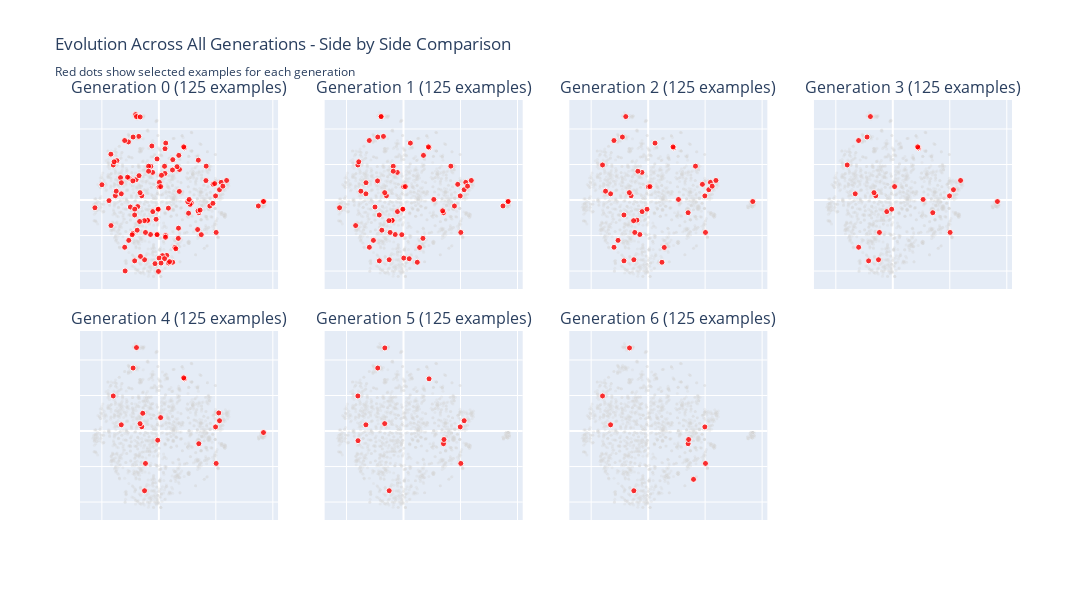

The cell this chart's notebook holds for it:
### Code cell
# Create a static subplot showing all generations side-by-side
from math import ceil

# Calculate subplot layout (try to make it roughly square)
n_gens = len(generation_data)
n_cols = min(4, n_gens)  # Max 4 columns
n_rows = ceil(n_gens / n_cols)

fig_grid = make_subplots(
    rows=n_rows, cols=n_cols,
    subplot_titles=[f'Generation {gen_data["generation"]} ({len(gen_data["example_ids"])} examples)' 
                   for gen_data in generation_data],
    horizontal_spacing=0.05,
    vertical_spacing=0.1
)

# Add traces for each generation
for i, gen_data in enumerate(generation_data):
    row = i // n_cols + 1
    col = i % n_cols + 1
    
    # Background points (all examples)
    fig_grid.add_trace(
        go.Scatter(
            x=tsne_results[:, 0],
            y=tsne_results[:, 1],
            mode='markers',
            marker=dict(
                size=3,
                color='lightgray',
                opacity=0.3
            ),
            showlegend=False,
            hoverinfo='skip'
        ),
        row=row, col=col
    )
    
    # Selected examples for this generation
    if gen_data['coords']:
        coords_array = np.array(gen_data['coords'])
        fig_grid.add_trace(
            go.Scatter(
                x=coords_array[:, 0],
                y=coords_array[:, 1],
                mode='markers',
                marker=dict(
                    size=6,
                    color='red',
                    opacity=0.8,
                    line=dict(width=1, color='white')
                ),
                showlegend=False,
                text=gen_data['example_ids'],
                hovertemplate='<b>Example ID:</b> %{text}<extra></extra>'
            ),
            row=row, col=col
        )

fig_grid.update_layout(
    title='Evolution Across All Generations - Side by Side Comparison<br><sub>Red dots show selected examples for each generation</sub>',
    height=300 * n_rows,
    width=1200,
    showlegend=False
)

# Remove axis labels for cleaner look
fig_grid.update_xaxes(showticklabels=False)
fig_grid.update_yaxes(showticklabels=False)

fig_grid.show()

print(f"Static comparison created showing all {n_gens} generations!")
print("\nEvolution summary:")
print("The algorithm shows convergence behavior:")
print(f"• Started with {generation_data[0]['example_ids'].__len__()} examples in Generation 0")
print(f"• Converged to {generation_data[-1]['example_ids'].__len__()} examples in Generation {generation_data[-1]['generation']}")
print(f"• Reduction ratio: {generation_data[-1]['example_ids'].__len__() / generation_data[0]['example_ids'].__len__():.1%}")
print("• This shows the evolution process is successfully narrowing down to the most relevant examples")

### Figure 1 — Plotly figure (JSON) as saved in the notebook; plotly's stock layout.template omitted (floating-point values rounded to 4 significant figures; data arrays with more than 128 entries replaced by an {"elided": "..."} marker saying what was removed)
{"data": [{"hoverinfo": "skip", "marker": {"color": "lightgray", "opacity": 0.3, "size": 3}, "mode": "markers", "showlegend": false, "type": "scatter", "x": {"elided": "1661 float values"}, "xaxis": "x", "y": {"elided": "1661 float values"}, "yaxis": "y"}, {"hovertemplate": "<b>Example ID:</b> %{text}<extra></extra>", "marker": {"color": "red", "line": {"color": "white", "width": 1}, "opacity": 0.8, "size": 6}, "mode": "markers", "showlegend": false, "text": ["000136", "000333", "000726", "000929", "000129", "000615", "001281", "001541", "001467", "000606", "000279", "000068", "001575", "000917", "001613", "000778", "000456", "000473", "000750", "001585", "001251", "001372", "001410", "000411", "000766", "000351", "001628", "000781", "000055", "002260", "000462", "000968", "000376", "000121", "001167", "000207", "000929", "000120", "000296", "002022", "001697", "000158", "002168", "001711", "001312", "002134", "000352", "001026", "001017", "002026", "002350", "000674", "001216", "000436", "001323", "002024", "001956", "000390", "000345", "001396", "001962", "001948", "001153", "000353", "001530", "002213", "000324", "001066", "001013", "001301", "001227", "002327", "000111", "000495", "002099", "000436", "000132", "001888", "002312", "001453", "000748", "001997", "000214", "001059", "000614", "001302", "001434", "000436", "001575", "000830", "000870", "002099", "000910", "000507", "001378", "001363", "001370", "001939", "000875", "000378", "000464", "001723", "001538", "001981", "002237", "001491", "001786", "000733", "002139", "000991", "002329", "002346", "002372", "000939", "002240", "001063", "001746", "001106", "001071", "000484", "000274", "000647", "000614", "001508", "001554"], "type": "scatter", "x": [-9.868, 17.06, -41.99, -7.306, 14.13, -43.74, 12.11, 14.91, 8.472, -26.08, -1.929, 6.956, 17.51, 6.038, -3.363, -1.502, -26.69, -17.6, 9.4, 3.141, 0.2143, 5.007, 1.913, 18.1, -26.41, -9.936, -2.428, -5.278, 15.93, 5.88, 5.801, -0.3689, 17.22, 34.04, -27.5, -12.78, 44.7, -40.02, 54.62, 8.364, 37.21, 47.43, -33.6, 5.343, 87.28, -49.94, -22.8, -19.97, 49.76, -19.01, 41.52, 17.97, -19.64, -56.09, -17.39, -20.4, -14.99, -29.97, 0.1803, -16.87, 22.42, -12.56, 28.48, 35.06, -29.58, 27.38, 25.39, 50.29, -5.455, 26.06, -0.9847, 0.4454, -42.08, -36.79, -38.19, 34.34, 34.64, -32.98, 53.21, -22.8, -0.5298, 91.78, -32.91, -18.32, 1.582, 11.96, -7.076, -37.39, -18.54, 41.32, 47.58, -19.64, -16.51, -9.023, 56.18, 2.275, -25.01, 36.18, -6.128, 5.411, -21.18, 12.24, 4.99, -22.6, -21.23, -16.12, -11.75, 21.82, -39.24, -9.013, -30.0, -23.41, -21.26, 48.97, 26.58, -1.592, 91.78, -16.36, 59.47], "xaxis": "x", "y": [-11.32, -21.59, -14.38, -19.41, -26.71, -0.3407, -35.05, -27.44, -35.43, 12.39, -19.32, -31.19, 25.16, 32.06, -35.82, -19.51, 32.71, 35.84, -34.71, -31.32, -32.69, -33.05, -35.5, 17.21, -22.72, -11.5, -10.83, -6.516, 18.76, -20.04, -20.95, -40.2, -15.83, -16.62, 12.9, -11.63, -3.36, 19.74, 9.968, -4.56, -19.5, -1.854, 12.61, 14.95, -3.339, 8.609, -18.73, 11.5, 2.327, -16.98, 19.08, 4.832, 47.0, -4.348, 13.72, 48.11, 2.408, -26.6, 7.439, -12.08, 29.4, -33.63, -1.685, -7.144, -39.94, -2.45, -0.9642, -18.25, 15.57, -7.425, -5.161, 9.957, 25.83, 22.17, 2.423, -6.076, 22.45, 3.496, 5.811, 10.78, -5.162, -0.8477, 9.743, 47.03, 7.568, 16.92, 18.97, 4.995, -3.682, 10.95, 8.836, 47.0, 4.167, 19.04, 7.802, 13.93, -3.935, -5.669, 30.42, 28.87, -5.153, 22.74, 19.01, 35.47, -34.25, -31.74, -18.26, 29.94, 21.54, 16.22, 33.51, -19.57, -8.412, 9.246, 0.3212, 23.16, -0.8477, 46.79, 11.02], "yaxis": "y"}, {"hoverinfo": "skip", "marker": {"color": "lightgray", "opacity": 0.3, "size": 3}, "mode": "markers", "showlegend": false, "type": "scatter", "x": {"elided": "1661 float values"}, "xaxis": "x2", "y": {"elided": "1661 float values"}, "yaxis": "y2"}, {"hovertemplate": "<b>Example ID:</b> %{text}<extra></extra>", "marker": {"color": "red", "line": {"color": "white", "width": 1}, "opacity": 0.8, "size": 6}, "mode": "markers", "showlegend": false, "text": ["000778", "000456", "000473", "000750", "001585", "000778", "000456", "000473", "000750", "001585", "001302", "001434", "000436", "001575", "000830", "001063", "001746", "001106", "001071", "000484", "001491", "001786", "000733", "000121", "000991", "000351", "000324", "001066", "000055", "002260", "002329", "000324", "001066", "000939", "002240", "002350", "000674", "001216", "000436", "001323", "002329", "002346", "002372", "000939", "000129", "002213", "000324", "001066", "001013", "001301", "000778", "000456", "000473", "000750", "001585", "001363", "001370", "001939", "000875", "000378", "000748", "001997", "000214", "001059", "000614", "001227", "002327", "000111", "000495", "002099", "001227", "002327", "000390", "000495", "002099", "001227", "002327", "000111", "000495", "002099", "002213", "000324", "001066", "001013", "001301", "000778", "000456", "000473", "000750", "001585", "001491", "001786", "000733", "000121", "000991", "002213", "000324", "001066", "001013", "001301", "002329", "001372", "001410", "000411", "000766", "000351", "001628", "000781", "000055", "002260", "001227", "002327", "000390", "000495", "002099", "001302", "001434", "000111", "000495", "002099", "002329", "000324", "001066", "000939", "002240"], "type": "scatter", "x": [-9.868, 17.06, -41.99, -7.306, 14.13, 12.11, 17.51, 6.038, -1.502, -17.6, 0.2143, 5.007, -26.41, -9.936, -5.278, -12.78, 44.7, -40.02, 54.62, 87.28, 49.76, -19.01, 41.52, -19.64, -56.09, -14.99, -29.97, 0.1803, 22.42, -12.56, 35.06, 50.29, -5.455, -0.9847, 34.34, -32.98, 53.21, -22.8, -0.5298, 91.78, -32.91, 1.582, -37.39, 47.58, -19.64, -16.51, -9.023, 56.18, -25.01, -22.6, -21.23, -11.75, 21.82, -39.24, -9.013, -30.0, -21.26, 26.58, 91.78, 59.47], "xaxis": "x2", "y": [-11.32, -21.59, -14.38, -19.41, -26.71, -35.05, 25.16, 32.06, -19.51, 35.84, -32.69, -33.05, -22.72, -11.5, -6.516, -11.63, -3.36, 19.74, 9.968, -3.339, 2.327, -16.98, 19.08, 47.0, -4.348, 2.408, -26.6, 7.439, 29.4, -33.63, -7.144, -18.25, 15.57, -5.161, -6.076, 3.496, 5.811, 10.78, -5.162, -0.8477, 9.743, 7.568, 4.995, 8.836, 47.0, 4.167, 19.04, 7.802, -3.935, 35.47, -34.25, -18.26, 29.94, 21.54, 16.22, 33.51, -8.412, 0.3212, -0.8477, 11.02], "yaxis": "y2"}, {"hoverinfo": "skip", "marker": {"color": "lightgray", "opacity": 0.3, "size": 3}, "mode": "markers", "showlegend": false, "type": "scatter", "x": {"elided": "1661 float values"}, "xaxis": "x3", "y": {"elided": "1661 float values"}, "yaxis": "y3"}, {"hovertemplate": "<b>Example ID:</b> %{text}<extra></extra>", "marker": {"color": "red", "line": {"color": "white", "width": 1}, "opacity": 0.8, "size": 6}, "mode": "markers", "showlegend": false, "text": ["000748", "001997", "000214", "001059", "000614", "000748", "001997", "000214", "001059", "000614", "002213", "000324", "001066", "001013", "001301", "002213", "000324", "001066", "001013", "001301", "002329", "002346", "002372", "000939", "000129", "001302", "001434", "000111", "000495", "002099", "000748", "001997", "000214", "001059", "000614", "002329", "000324", "001066", "000939", "002240", "002329", "002346", "002372", "000939", "000129", "001491", "001786", "000733", "000121", "000991", "002213", "000324", "001216", "000436", "001301", "002329", "001372", "001066", "000411", "000766", "002329", "000456", "000473", "000939", "000129", "001302", "001434", "000111", "000495", "002099", "000748", "001997", "000214", "001059", "000614", "000778", "000456", "000473", "000750", "001585", "002329", "000324", "001066", "000939", "002240", "002213", "000324", "001066", "001013", "001301", "000351", "000324", "001066", "000055", "002260", "002213", "000324", "001066", "001013", "001301", "002213", "000324", "001066", "001013", "001301", "000748", "001997", "000214", "001059", "000614", "000748", "001997", "000214", "001059", "000614", "001491", "001786", "000733", "000121", "000991", "002213", "000324", "001066", "001013", "001301"], "type": "scatter", "x": [-9.868, -7.306, 14.13, 12.11, 6.038, -26.41, -5.278, -12.78, -40.02, 54.62, 49.76, 41.52, -19.64, -14.99, -29.97, 0.1803, 22.42, -12.56, 35.06, 50.29, -5.455, -0.9847, -32.98, 53.21, 1.582, -37.39, 47.58, -16.51, 56.18, -22.6, -21.23, -11.75, 21.82, -9.013, -30.0, -21.26, 26.58, 91.78, 59.47], "xaxis": "x3", "y": [-11.32, -19.41, -26.71, -35.05, 32.06, -22.72, -6.516, -11.63, 19.74, 9.968, 2.327, 19.08, 47.0, 2.408, -26.6, 7.439, 29.4, -33.63, -7.144, -18.25, 15.57, -5.161, 3.496, 5.811, 7.568, 4.995, 8.836, 4.167, 7.802, 35.47, -34.25, -18.26, 29.94, 16.22, 33.51, -8.412, 0.3212, -0.8477, 11.02], "yaxis": "y3"}, {"hoverinfo": "skip", "marker": {"color": "lightgray", "opacity": 0.3, "size": 3}, "mode": "markers", "showlegend": false, "type": "scatter", "x": {"elided": "1661 float values"}, "xaxis": "x4", "y": {"elided": "1661 float values"}, "yaxis": "y4"}, {"hovertemplate": "<b>Example ID:</b> %{text}<extra></extra>", "marker": {"color": "red", "line": {"color": "white", "width": 1}, "opacity": 0.8, "size": 6}, "mode": "markers", "showlegend": false, "text": ["002329", "000324", "001066", "000939", "002240", "002329", "001372", "001066", "000411", "000766", "000748", "001997", "000214", "000121", "000991", "002329", "000456", "000473", "000939", "000129", "002329", "000324", "001066", "000939", "002240", "002213", "000324", "001066", "001013", "001301", "002329", "002346", "002372", "000939", "000129", "002329", "000456", "000473", "000939", "000129", "002329", "000324", "001066", "000939", "002240", "002329", "000324", "001066", "000939", "002240", "002329", "001372", "001066", "000411", "000766", "002329", "002346", "002372", "000939", "000129", "002329", "002346", "002372", "000939", "000129", "002173", "000324", "001066", "001013", "001301", "002329", "002346", "000214", "000939", "000129", "002213", "000324", "001066", "000411", "000766", "000748", "001997", "000214", "001059", "000614", "002173", "000324", "001066", "001013", "001301", "002329", "000324", "001066", "000939", "002240", "002329", "002346", "000214", "000939", "000129", "002329", "002346", "000214", "000939", "000129", "000748", "001997", "000214", "001059", "000614", "000748", "000324", "001066", "001013", "000614", "002329", "002346", "002372", "000939", "000129", "002329", "002346", "001066", "000939", "000129"], "type": "scatter", "x": [-5.278, -40.02, 49.76, -19.64, -14.99, -29.97, 22.42, -12.56, 35.06, 50.29, -0.9847, 22.47, -32.98, 53.21, 1.582, -16.51, -22.6, -21.23, -11.75, 21.82, -30.0, 26.58, 91.78, 59.47], "xaxis": "x4", "y": [-6.516, 19.74, 2.327, 47.0, 2.408, -26.6, 29.4, -33.63, -7.144, -18.25, -5.161, 29.35, 3.496, 5.811, 7.568, 4.167, 35.47, -34.25, -18.26, 29.94, 33.51, 0.3212, -0.8477, 11.02], "yaxis": "y4"}, {"hoverinfo": "skip", "marker": {"color": "lightgray", "opacity": 0.3, "size": 3}, "mode": "markers", "showlegend": false, "type": "scatter", "x": {"elided": "1661 float values"}, "xaxis": "x5", "y": {"elided": "1661 float values"}, "yaxis": "y5"}, {"hovertemplate": "<b>Example ID:</b> %{text}<extra></extra>", "marker": {"color": "red", "line": {"color": "white", "width": 1}, "opacity": 0.8, "size": 6}, "mode": "markers", "showlegend": false, "text": ["002329", "000324", "001066", "000939", "002240", "002329", "002346", "002372", "000939", "000129", "002329", "000456", "000473", "000939", "000129", "002329", "002346", "002372", "000939", "000129", "002329", "002346", "001066", "000939", "000129", "002329", "002346", "001066", "000939", "000129", "002329", "002346", "002372", "000939", "000129", "002329", "000456", "000473", "000939", "000129", "000748", "001997", "000214", "001336", "000614", "000748", "001997", "000214", "001336", "000614", "002329", "000324", "001066", "000939", "002240", "002329", "000324", "001066", "000411", "000766", "002329", "000324", "001066", "000939", "000129", "002329", "002346", "001066", "000939", "000129", "002329", "002346", "002372", "000939", "000129", "002329", "002346", "001066", "000939", "000129", "002329", "000324", "001066", "000939", "002240", "002329", "002346", "000214", "000939", "000129", "002329", "002346", "001066", "000939", "000129", "002329", "000324", "001066", "000939", "002240", "002329", "002346", "002372", "000939", "000129", "002329", "002346", "002372", "000939", "000129", "002329", "002346", "000667", "000939", "000129", "002213", "000324", "001066", "000939", "000129", "002329", "000324", "001066", "000939", "000129"], "type": "scatter", "x": [-40.02, 52.57, 49.76, -19.64, -14.99, 22.42, -12.56, 35.06, 50.29, -0.9847, -32.98, 53.21, 1.582, -14.12, -16.51, -22.6, -11.75, 21.82, 91.78], "xaxis": "x5", "y": [19.74, 10.19, 2.327, 47.0, 2.408, 29.4, -33.63, -7.144, -18.25, -5.161, 3.496, 5.811, 7.568, 9.993, 4.167, 35.47, -18.26, 29.94, -0.8477], "yaxis": "y5"}, {"hoverinfo": "skip", "marker": {"color": "lightgray", "opacity": 0.3, "size": 3}, "mode": "markers", "showlegend": false, "type": "scatter", "x": {"elided": "1661 float values"}, "xaxis": "x6", "y": {"elided": "1661 float values"}, "yaxis": "y6"}, {"hovertemplate": "<b>Example ID:</b> %{text}<extra></extra>", "marker": {"color": "red", "line": {"color": "white", "width": 1}, "opacity": 0.8, "size": 6}, "mode": "markers", "showlegend": false, "text": ["002329", "002346", "002372", "000939", "000129", "002329", "002346", "002372", "000939", "000129", "002329", "002346", "002372", "000939", "000129", "002329", "002346", "002372", "000939", "000129", "002329", "002346", "002372", "000939", "000129", "002329", "002346", "001066", "000939", "000129", "002329", "002346", "001066", "000939", "000129", "002329", "002346", "002372", "000939", "000129", "002329", "002346", "000767", "000939", "000129", "002329", "002346", "001066", "000939", "000129", "002329", "002346", "002372", "000939", "000129", "002329", "002346", "001066", "000939", "000129", "002329", "002346", "001066", "000939", "000129", "002329", "000324", "000473", "000939", "000129", "002329", "002346", "001066", "000939", "000129", "002329", "002346", "002372", "000939", "000129", "002329", "002346", "001066", "000939", "000129", "002329", "000324", "001066", "000939", "002240", "002329", "000456", "000473", "000939", "000129", "002329", "002243", "000464", "000939", "000129", "002329", "002346", "002372", "000939", "000129", "002329", "002346", "002372", "000939", "000129", "002329", "002346", "002372", "000939", "000129", "002329", "002346", "001066", "000939", "000129", "002329", "000456", "000473", "000939", "000129"], "type": "scatter", "x": [-40.02, 49.76, 22.42, -12.56, 35.06, 50.29, -32.98, 53.21, -16.51, 35.52, -22.6, -39.9, -16.36], "xaxis": "x6", "y": [19.74, 2.327, 29.4, -33.63, -7.144, -18.25, 3.496, 5.811, 4.167, -4.758, 35.47, -5.435, 46.79], "yaxis": "y6"}, {"hoverinfo": "skip", "marker": {"color": "lightgray", "opacity": 0.3, "size": 3}, "mode": "markers", "showlegend": false, "type": "scatter", "x": {"elided": "1661 float values"}, "xaxis": "x7", "y": {"elided": "1661 float values"}, "yaxis": "y7"}, {"hovertemplate": "<b>Example ID:</b> %{text}<extra></extra>", "marker": {"color": "red", "line": {"color": "white", "width": 1}, "opacity": 0.8, "size": 6}, "mode": "markers", "showlegend": false, "text": ["002329", "002346", "002372", "000939", "000129", "002329", "002346", "002372", "000939", "000129", "002329", "002346", "002372", "000939", "000129", "002329", "002346", "002372", "000939", "000129", "002329", "002346", "002372", "000939", "000129", "002329", "002346", "002372", "000939", "002192", "002329", "002346", "002372", "000939", "000129", "002329", "002346", "002372", "000939", "000129", "002329", "002346", "002372", "000939", "000129", "002329", "002346", "002372", "000939", "000129", "002329", "002346", "002372", "000939", "000129", "002329", "002346", "002372", "000939", "000129", "002329", "002346", "002372", "000939", "000129", "002329", "002346", "002372", "000939", "000129", "002329", "002346", "002372", "000939", "000129", "002329", "002346", "002372", "000939", "000129", "002329", "002346", "002372", "000939", "000129", "002329", "002346", "002372", "000939", "000129", "002329", "002346", "001066", "000939", "000129", "002329", "002346", "002372", "000939", "000129", "002329", "002346", "002372", "000939", "000129", "002329", "002346", "002372", "000939", "000129", "002329", "002346", "001066", "000939", "000129", "002329", "002346", "002372", "000939", "000129", "002329", "002243", "000464", "000939", "000129"], "type": "scatter", "x": [-40.02, 49.76, 39.8, -12.56, 35.06, 50.29, -32.98, 35.52, -16.36], "xaxis": "x7", "y": [19.74, 2.327, -27.21, -33.63, -7.144, -18.25, 3.496, -4.758, 46.79], "yaxis": "y7"}], "layout": {"annotations": [{"font": {"size": 16}, "showarrow": false, "text": "Generation 0 (125 examples)", "x": 0.1062, "xanchor": "center", "xref": "paper", "y": 1, "yanchor": "bottom", "yref": "paper"}, {"font": {"size": 16}, "showarrow": false, "text": "Generation 1 (125 examples)", "x": 0.3688, "xanchor": "center", "xref": "paper", "y": 1, "yanchor": "bottom", "yref": "paper"}, {"font": {"size": 16}, "showarrow": false, "text": "Generation 2 (125 examples)", "x": 0.6313, "xanchor": "center", "xref": "paper", "y": 1, "yanchor": "bottom", "yref": "paper"}, {"font": {"size": 16}, "showarrow": false, "text": "Generation 3 (125 examples)", "x": 0.8938, "xanchor": "center", "xref": "paper", "y": 1, "yanchor": "bottom", "yref": "paper"}, {"font": {"size": 16}, "showarrow": false, "text": "Generation 4 (125 examples)", "x": 0.1062, "xanchor": "center", "xref": "paper", "y": 0.45, "yanchor": "bottom", "yref": "paper"}, {"font": {"size": 16}, "showarrow": false, "text": "Generation 5 (125 examples)", "x": 0.3688, "xanchor": "center", "xref": "paper", "y": 0.45, "yanchor": "bottom", "yref": "paper"}, {"font": {"size": 16}, "showarrow": false, "text": "Generation 6 (125 examples)", "x": 0.6313, "xanchor": "center", "xref": "paper", "y": 0.45, "yanchor": "bottom", "yref": "paper"}], "height": 600, "showlegend": false, "title": {"text": "Evolution Across All Generations - Side by Side Comparison<br><sub>Red dots show selected examples for each generation</sub>"}, "width": 1200, "xaxis": {"anchor": "y", "domain": [0, 0.2125], "showticklabels": false}, "xaxis2": {"anchor": "y2", "domain": [0.2625, 0.475], "showticklabels": false}, "xaxis3": {"anchor": "y3", "domain": [0.525, 0.7375], "showticklabels": false}, "xaxis4": {"anchor": "y4", "domain": [0.7875, 1], "showticklabels": false}, "xaxis5": {"anchor": "y5", "domain": [0, 0.2125], "showticklabels": false}, "xaxis6": {"anchor": "y6", "domain": [0.2625, 0.475], "showticklabels": false}, "xaxis7": {"anchor": "y7", "domain": [0.525, 0.7375], "showticklabels": false}, "xaxis8": {"anchor": "y8", "domain": [0.7875, 1], "showticklabels": false}, "yaxis": {"anchor": "x", "domain": [0.55, 1], "showticklabels": false}, "yaxis2": {"anchor": "x2", "domain": [0.55, 1], "showticklabels": false}, "yaxis3": {"anchor": "x3", "domain": [0.55, 1], "showticklabels": false}, "yaxis4": {"anchor": "x4", "domain": [0.55, 1], "showticklabels": false}, "yaxis5": {"anchor": "x5", "domain": [0, 0.45], "showticklabels": false}, "yaxis6": {"anchor": "x6", "domain": [0, 0.45], "showticklabels": false}, "yaxis7": {"anchor": "x7", "domain": [0, 0.45], "showticklabels": false}, "yaxis8": {"anchor": "x8", "domain": [0, 0.45], "showticklabels": false}}}
